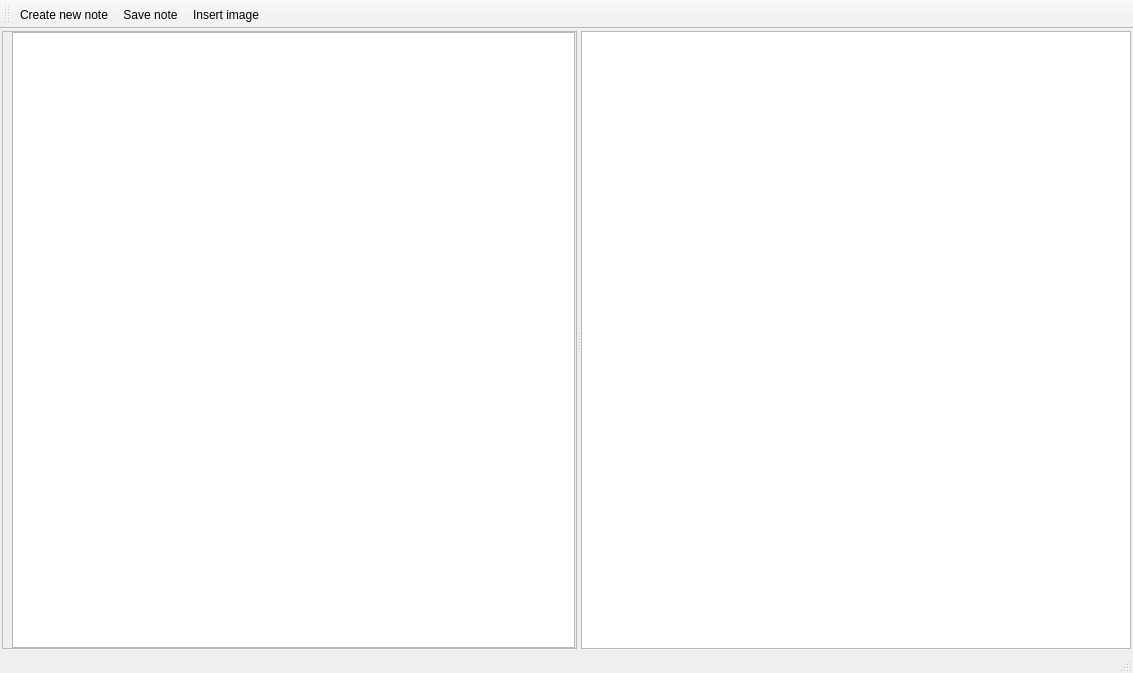
<?xml version="1.0" encoding="UTF-8"?>
<ui version="4.0">
 <class>MainWindow</class>
 <widget class="QMainWindow" name="MainWindow">
  <property name="geometry">
   <rect>
    <x>0</x>
    <y>0</y>
    <width>1133</width>
    <height>673</height>
   </rect>
  </property>
  <property name="windowTitle">
   <string>MainWindow</string>
  </property>
  <widget class="QWidget" name="centralwidget">
   <layout class="QGridLayout" name="gridLayout">
    <property name="leftMargin">
     <number>2</number>
    </property>
    <property name="topMargin">
     <number>2</number>
    </property>
    <property name="rightMargin">
     <number>2</number>
    </property>
    <property name="bottomMargin">
     <number>2</number>
    </property>
    <item row="0" column="0">
     <widget class="QSplitter" name="splitter">
      <property name="orientation">
       <enum>Qt::Horizontal</enum>
      </property>
      <widget class="QFrame" name="frame">
       <property name="frameShape">
        <enum>QFrame::StyledPanel</enum>
       </property>
       <property name="frameShadow">
        <enum>QFrame::Plain</enum>
       </property>
       <layout class="QVBoxLayout" name="verticalLayout">
        <property name="topMargin">
         <number>0</number>
        </property>
        <property name="rightMargin">
         <number>1</number>
        </property>
        <property name="bottomMargin">
         <number>0</number>
        </property>
        <item>
         <widget class="QTreeView" name="tv_notes">
          <property name="headerHidden">
           <bool>true</bool>
          </property>
         </widget>
        </item>
       </layout>
      </widget>
      <widget class="QTextEdit" name="textEdit"/>
     </widget>
    </item>
   </layout>
  </widget>
  <widget class="QMenuBar" name="menubar">
   <property name="geometry">
    <rect>
     <x>0</x>
     <y>0</y>
     <width>1133</width>
     <height>23</height>
    </rect>
   </property>
  </widget>
  <widget class="QStatusBar" name="statusbar"/>
  <widget class="QToolBar" name="toolBar">
   <property name="windowTitle">
    <string>toolBar</string>
   </property>
   <attribute name="toolBarArea">
    <enum>TopToolBarArea</enum>
   </attribute>
   <attribute name="toolBarBreak">
    <bool>false</bool>
   </attribute>
   <addaction name="actionCreate_new_note"/>
   <addaction name="actionSave_note"/>
   <addaction name="actionInsert_image"/>
  </widget>
  <action name="actionSave_note">
   <property name="text">
    <string>Save note</string>
   </property>
   <property name="shortcut">
    <string>Ctrl+S</string>
   </property>
  </action>
  <action name="actionInsert_image">
   <property name="text">
    <string>Insert image</string>
   </property>
  </action>
  <action name="actionCreate_new_note">
   <property name="text">
    <string>Create new note</string>
   </property>
   <property name="shortcut">
    <string>Ctrl+N</string>
   </property>
  </action>
 </widget>
 <resources/>
 <connections>
  <connection>
   <sender>tv_notes</sender>
   <signal>clicked(QModelIndex)</signal>
   <receiver>MainWindow</receiver>
   <slot>notelistClicked(QModelIndex)</slot>
   <hints>
    <hint type="sourcelabel">
     <x>168</x>
     <y>218</y>
    </hint>
    <hint type="destinationlabel">
     <x>-2</x>
     <y>284</y>
    </hint>
   </hints>
  </connection>
  <connection>
   <sender>actionSave_note</sender>
   <signal>triggered()</signal>
   <receiver>MainWindow</receiver>
   <slot>saveCurrentNote()</slot>
   <hints>
    <hint type="sourcelabel">
     <x>-1</x>
     <y>-1</y>
    </hint>
    <hint type="destinationlabel">
     <x>566</x>
     <y>336</y>
    </hint>
   </hints>
  </connection>
  <connection>
   <sender>actionInsert_image</sender>
   <signal>triggered()</signal>
   <receiver>MainWindow</receiver>
   <slot>insertImage()</slot>
   <hints>
    <hint type="sourcelabel">
     <x>-1</x>
     <y>-1</y>
    </hint>
    <hint type="destinationlabel">
     <x>566</x>
     <y>336</y>
    </hint>
   </hints>
  </connection>
  <connection>
   <sender>actionCreate_new_note</sender>
   <signal>triggered()</signal>
   <receiver>MainWindow</receiver>
   <slot>createNewNote()</slot>
   <hints>
    <hint type="sourcelabel">
     <x>-1</x>
     <y>-1</y>
    </hint>
    <hint type="destinationlabel">
     <x>566</x>
     <y>336</y>
    </hint>
   </hints>
  </connection>
 </connections>
 <slots>
  <slot>notelistClicked(QModelIndex)</slot>
  <slot>saveCurrentNote()</slot>
  <slot>insertImage()</slot>
  <slot>createNewNote()</slot>
 </slots>
</ui>
